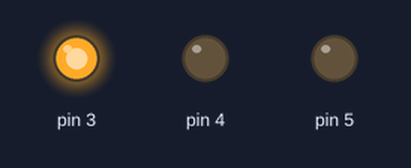
Bench run of a sketch on a simulated Arduino Uno, built with avr-gcc and run on an emulated ATmega328P. On the bench: output pins drawn as LEDs (lit = HIGH).

Above: at 1.0 s.
At 3.0 s:
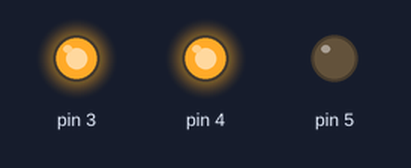
At 5.0 s:
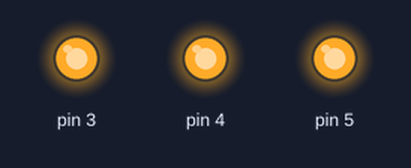
At 11.0 s:
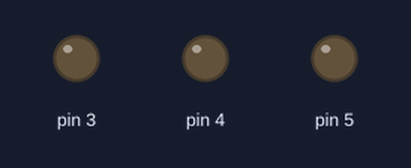
Timing chart, 0 to 15.6 s (numbered marks = the images above):
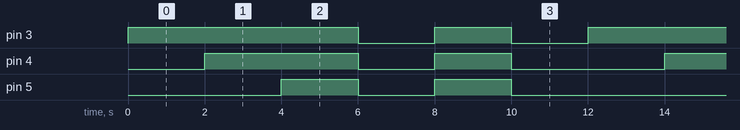

Measured:
- by itself, pin 3: repeats every 12.0 s: LOW 2.0 s, HIGH 2.0 s, LOW 2.0 s, HIGH 6.0 s
- by itself, pin 4: repeats every 12.0 s: LOW 2.0 s, HIGH 2.0 s, LOW 4.0 s, HIGH 4.0 s
- by itself, pin 5: repeats every 12.0 s: LOW 2.0 s, HIGH 2.0 s, LOW 6.0 s, HIGH 2.0 s

The sketch:

2025-01-18.ino
```cpp
void setup() {
  pinMode(3, OUTPUT);
  pinMode(4, OUTPUT);
  pinMode(5, OUTPUT);

}

void loop() {
  digitalWrite(3, HIGH);
  delay(2000);
  digitalWrite(4, HIGH);
  delay(2000);
  digitalWrite(5, HIGH);
  delay(2000);
  digitalWrite(3, LOW);
  digitalWrite(4, LOW);
  digitalWrite(5, LOW);
  delay(2000);
  digitalWrite(3, HIGH);
  digitalWrite(4, HIGH);
  digitalWrite(5, HIGH);
  delay(2000);
  digitalWrite(3, LOW);
  digitalWrite(4, LOW);
  digitalWrite(5, LOW);
  delay(2000);
}
```
